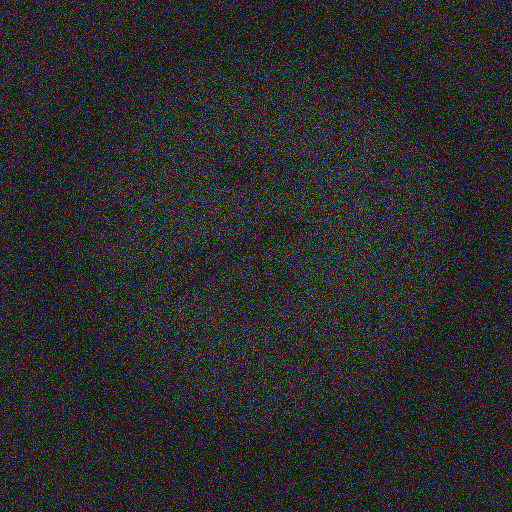
#> input picture ComputerVision/HW1/clock_noise1.png, 512 x 512 px
$ python IntensityTransform_st.py
#> lines starting #> are read from the running program, lines starting #| are printed output that depends on the picture
# pip install numpy
# pip install pillow
# pip install matplotlib

import numpy as np
from PIL import Image
from matplotlib import pyplot as plt

# [9 lines left out: function limit2d, not called in this run]

def readimage(img_name):
#> called with img_name = 'clock_noise1.png'
    global row,col
    im = Image.open(img_name)
#> im is the input picture: PIL image 512x512 RGB; mean R, G, B 43.5, 43.6, 43.5
    cimg = np.array(im)
    col,row = im.size
#> col = 512; row = 512
    return cimg,row,col

def saveimage(cimg,name):
    global row,col
    im=Image.fromarray(cimg)
    im.save(name)
    return im

# [82 lines left out: functions saveimage2d, histoeq, mmn2dimg, z_standard, windowlevel, not called in this run]

# main part starts here.
img_name="clock_noise1.png" #/home/dgist/2-1/ComputerVision/HW1/clock_noise1.png
cimg,row,col=readimage(img_name)

gimg2d = np.full((row,col),0)
#> gimg2d: shape (512, 512) int64; every value is 0
gimg2d[:,:] = 0.299*cimg[:,:,0]+0.587*cimg[:,:,1]+0.114*cimg[:,:,2]
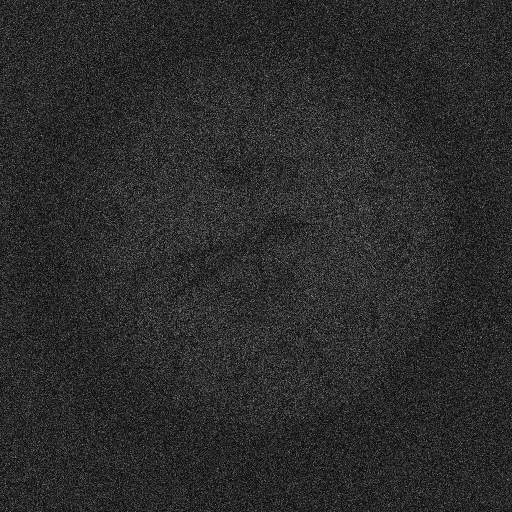
#> gimg2d: shape (512, 512) int64; min 0, max 175, mean 43.1

# gimg2d = histoeq(gimg2d)

# gimg2d = windowlevel(gimg2d,228,10)
# gimg2d = z_standard(gimg2d)

cimg[:,:,0] = cimg[:,:,1] = cimg[:,:,2] = gimg2d[:,:]
out_img_name="out_heq_"+img_name
saveimage(cimg,out_img_name)

# [5 lines of commented-out code are left out]

$ run again, with ComputerVision/HW1/clock_noise2.png copied over ComputerVision/HW1/clock_noise1.png
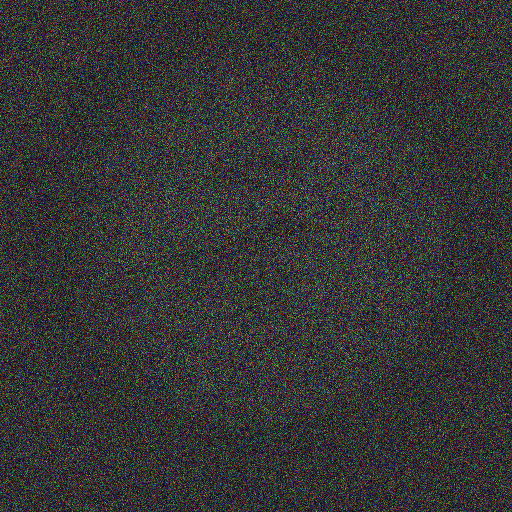
#> input picture ComputerVision/HW1/clock_noise2.png, 512 x 512 px
#> in readimage, im is the input picture: PIL image 512x512 RGB; mean R, G, B 53.5, 53.5, 53.4
#> `gimg2d[:,:] = 0.299*cimg[:,:,0]+0.587*cimg[:,:,1]+0.114*cimg[:,:,2]`:
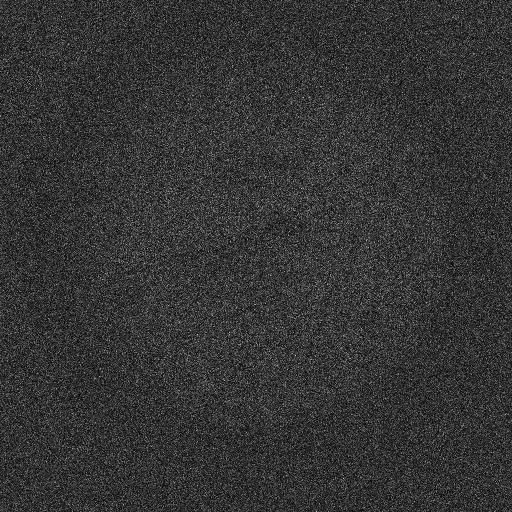
#> gimg2d: shape (512, 512) int64; min 0, max 213, mean 53
